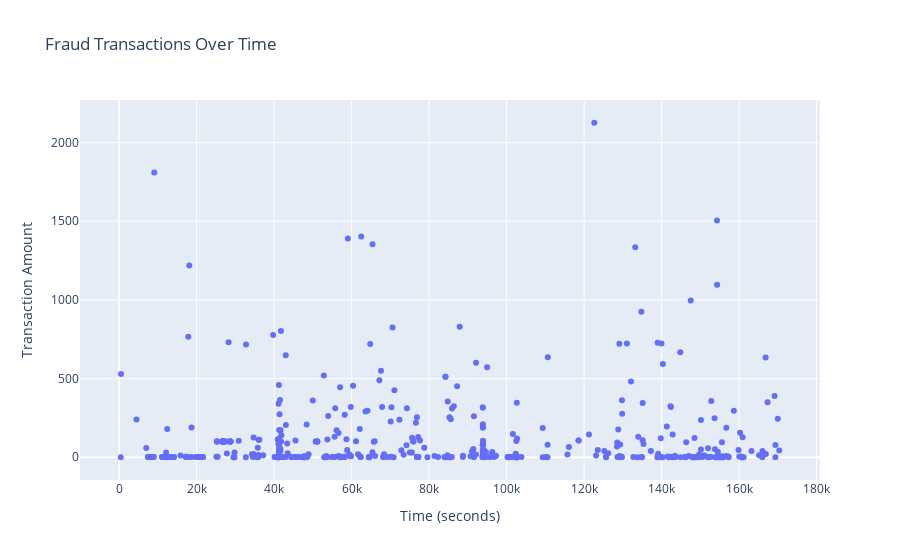

The code cell stored with this chart in its notebook:
### Code cell
fraud = data[data['Class'] == 1]
fig = px.scatter(fraud, x='Time', y='Amount', title='Fraud Transactions Over Time', labels={'Time':'Time (seconds)', 'Amount':'Transaction Amount'})
iplot(fig)

### Figure 1 — Plotly figure (JSON) as saved in the notebook; plotly's stock layout.template omitted (floating-point values rounded to 4 significant figures; data arrays with more than 128 entries replaced by an {"elided": "..."} marker saying what was removed)
{"data": [{"hovertemplate": "Time (seconds)=%{x}<br>Transaction Amount=%{y}<extra></extra>", "legendgroup": "", "marker": {"color": "#636efa", "symbol": "circle"}, "mode": "markers", "name": "", "orientation": "v", "showlegend": false, "x": {"elided": "492 int values"}, "xaxis": "x", "y": {"elided": "492 float values"}, "yaxis": "y", "type": "scatter"}], "layout": {"legend": {"tracegroupgap": 0}, "title": {"text": "Fraud Transactions Over Time"}, "xaxis": {"anchor": "y", "domain": [0, 1], "title": {"text": "Time (seconds)"}}, "yaxis": {"anchor": "x", "domain": [0, 1], "title": {"text": "Transaction Amount"}}}}
